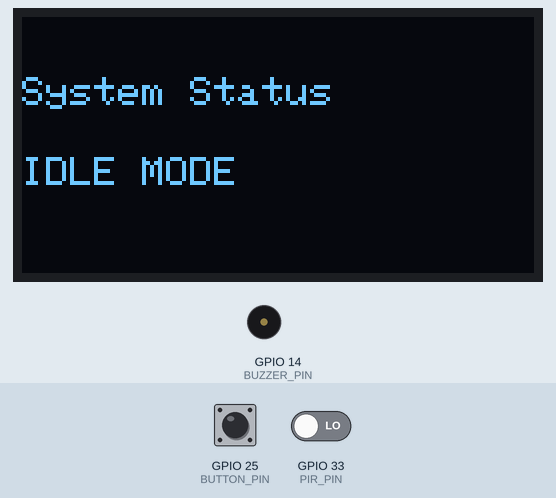
A sketch run on a simulated ESP32. Parts: 128×64 one-colour display, buzzer (waves = sounding). Inputs (shaded band) come from the test bench; at power-on: GPIO 25 (BUTTON_PIN) HIGH, GPIO 33 (PIR_PIN) LOW. WiFi joins after 1.5 s; servers stay silent unless stated; what the sketch prints to the serial monitor is not drawn.

Above: at 2.7 s.
2.8 s: GPIO 25 (BUTTON_PIN) pulled LOW for 0.15 s
At 3.4 s:
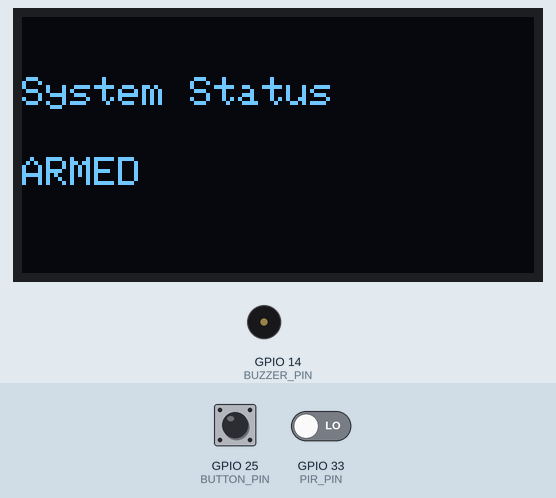
4.5 s: GPIO 33 (PIR_PIN) driven HIGH
At 5.1 s:
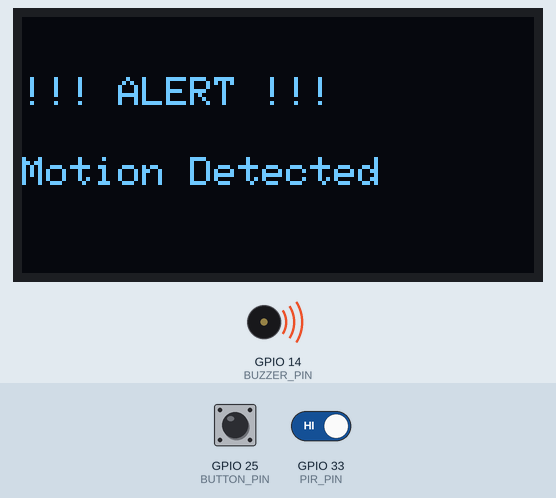
7.5 s: GPIO 33 (PIR_PIN) driven LOW
At 9.55 s:
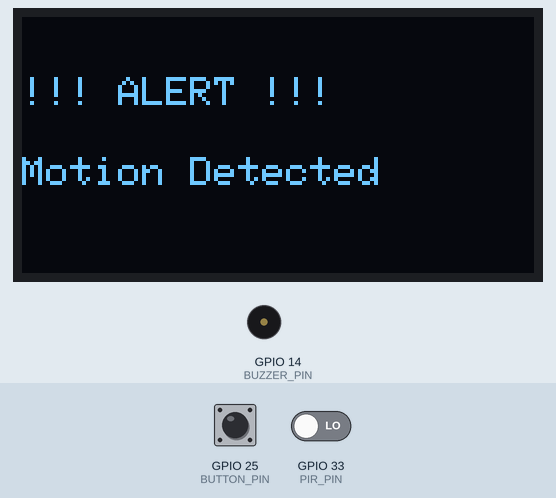
10.5 s: GPIO 25 (BUTTON_PIN) pulled LOW for 1 s
At 11.9 s:
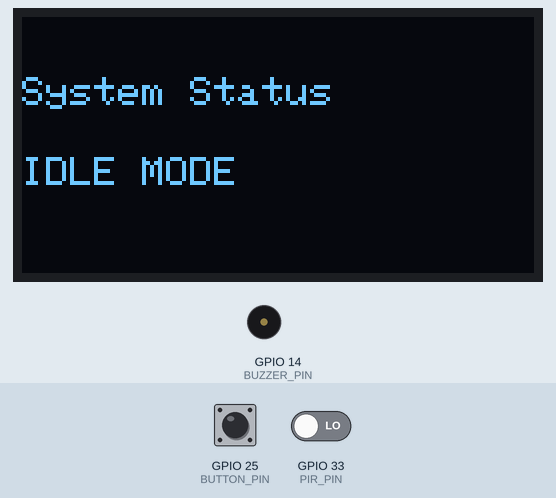
Timing chart, 0 to 13.5 s (numbered marks = the images above; inputs shaded):
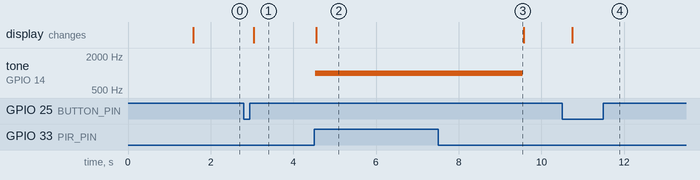

The sketch:

ESP32-Smart-Security-System.ino
```cpp
#include <Wire.h>
#include <Adafruit_GFX.h>
#include <Adafruit_SSD1306.h>
#include <WiFi.h>
#include <HTTPClient.h>

/* ================= OLED ================= */
#define SCREEN_WIDTH 128
#define SCREEN_HEIGHT 64
Adafruit_SSD1306 display(SCREEN_WIDTH, SCREEN_HEIGHT, &Wire, -1);

/* ================= PINS ================= */
#define PIR_PIN     33
#define BUTTON_PIN  25
#define BUZZER_PIN  14

/* ================= SYSTEM STATES =================
   IDLE  : System disarmed
   ARMED : System armed, monitoring motion
   ALERT : Motion detected, buzzer active
*/
enum SystemState { IDLE, ARMED, ALERT };
SystemState currentState = IDLE;

/* ================= BUTTON ================= */
bool lastButtonState = HIGH;
bool buttonState;

/* ================= TIMING ================= */
unsigned long alertStartTime = 0;
const unsigned long alertDuration = 5000;   // 5 seconds buzzer

unsigned long lastThingSpeakUpdate = 0;
const unsigned long thingSpeakInterval = 15000; // 15 sec (ThingSpeak limit)

/* ================= WIFI / THINGSPEAK ================= */
const char* ssid = "HARI'S PHONE";
const char* password = "harisphone";
const char* thingSpeakAPIKey = "21TCNJ5L6MNA1DPC";

bool wifiConnected = false;

/* ================= SETUP ================= */
void setup() {
  Serial.begin(115200);

  pinMode(PIR_PIN, INPUT);
  pinMode(BUTTON_PIN, INPUT_PULLUP);
  pinMode(BUZZER_PIN, OUTPUT);

  Wire.begin(21, 22);

  if (!display.begin(SSD1306_SWITCHCAPVCC, 0x3C)) {
    Serial.println("OLED not found");
    while (true);
  }

  displayMessage("System Ready", "IDLE MODE");
  connectWiFi();
}

/* ================= LOOP ================= */
void loop() {
  handleButton();
  handleSystem();
}

/* ================= WIFI CONNECT ================= */
void connectWiFi() {
  WiFi.begin(ssid, password);
  Serial.print("Connecting to WiFi");

  unsigned long startTime = millis();
  while (WiFi.status() != WL_CONNECTED &&
         millis() - startTime < 5000) {
    delay(500);
    Serial.print(".");
  }

  if (WiFi.status() == WL_CONNECTED) {
    wifiConnected = true;
    Serial.println("\nWiFi Connected");
    Serial.println(WiFi.localIP());
  } else {
    wifiConnected = false;
    Serial.println("\nWiFi not connected. Running offline.");
  }
}

/* ================= BUTTON LOGIC =================
   Button toggles:
   IDLE  <-->  ARMED
*/
void handleButton() {
  buttonState = digitalRead(BUTTON_PIN);

  if (buttonState == LOW && lastButtonState == HIGH) {
    if (currentState == IDLE) {
      currentState = ARMED;
    } else {
      currentState = IDLE;
      noTone(BUZZER_PIN);
    }
    delay(200); // debounce
  }
  lastButtonState = buttonState;
}

/* ================= SYSTEM STATE MACHINE ================= */
void handleSystem() {
  bool motionDetected = digitalRead(PIR_PIN);

  switch (currentState) {

    case IDLE:
      noTone(BUZZER_PIN);
      displayMessage("System Status", "IDLE MODE");
      sendToThingSpeak(0, 0);   // Field1=0, Field2=0
      break;

    case ARMED:
      noTone(BUZZER_PIN);
      displayMessage("System Status", "ARMED");
      sendToThingSpeak(1, 0);   // Field1=1, Field2=0

      if (motionDetected) {
        currentState = ALERT;
        alertStartTime = millis();
      }
      break;

    case ALERT:
      tone(BUZZER_PIN, 1000);
      displayMessage("!!! ALERT !!!", "Motion Detected");
      sendToThingSpeak(1, 1);   // Field1=1, Field2=1

      if (millis() - alertStartTime > alertDuration) {
        noTone(BUZZER_PIN);
        currentState = ARMED;
      }
      break;
  }
}

/* ================= OLED DISPLAY ================= */
void displayMessage(String line1, String line2) {
  display.clearDisplay();
  display.setTextSize(1);
  display.setTextColor(SSD1306_WHITE);

  display.setCursor(0, 15);
  display.println(line1);

  display.setCursor(0, 35);
  display.println(line2);

  display.display();
}

/* ================= THINGSPEAK =================
   FIELD MAPPING (VERY IMPORTANT):

   Field 1 → System State
     0 = IDLE
     1 = ARMED

   Field 2 → Alert Status
     0 = No Motion
     1 = Motion Detected
*/
void sendToThingSpeak(int systemState, int alertStatus) {
  if (!wifiConnected) return;

  if (millis() - lastThingSpeakUpdate < thingSpeakInterval) return;

  if (WiFi.status() == WL_CONNECTED) {
    HTTPClient http;

    String url = "http://api.thingspeak.com/update?api_key=" +
                 String(thingSpeakAPIKey) +
                 "&field1=" + String(systemState) +   // Chart 1: System State
                 "&field2=" + String(alertStatus);    // Chart 2: Alert Status

    http.begin(url);
    http.GET();
    http.end();

    lastThingSpeakUpdate = millis();
  } else {
    wifiConnected = false;
    Serial.println("WiFi lost. Offline mode.");
  }
}
```

Measured:
- after the input at 2.8 s, the display: changes after 0.24 s (image 1)
- after the input at 4.5 s, tone on GPIO 14 (BUZZER_PIN): silent → 1000 Hz at once; the display: changes after 0.06 s (image 2)
- after the input at 7.5 s, tone on GPIO 14 (BUZZER_PIN): goes on until 9.5 s, then stays silent
- after the input at 10.5 s, the display: changes after 0.25 s (image 4)
